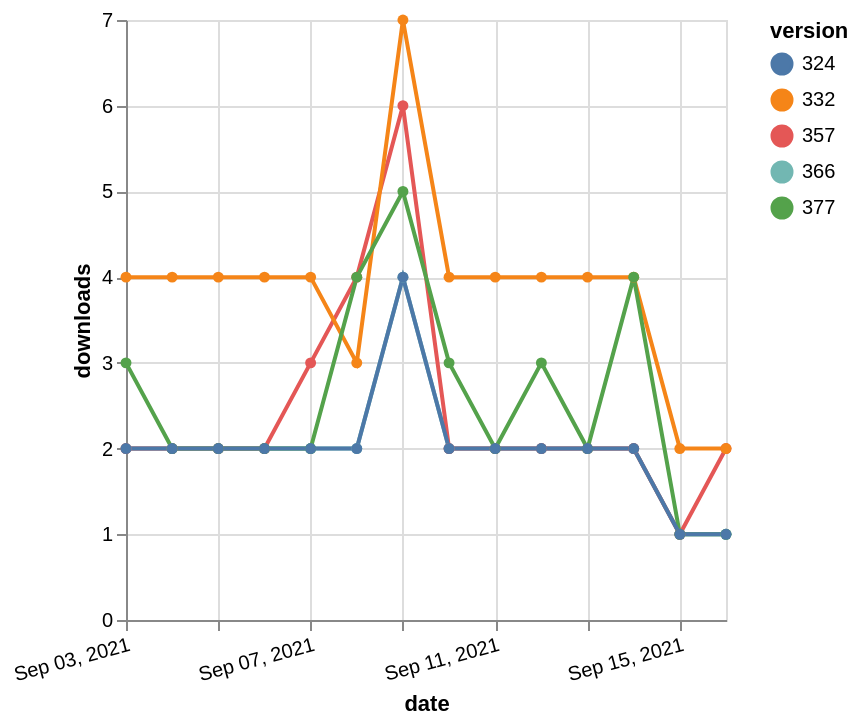

Vega-Lite specification for this chart:
### Vega-Lite specification from a JSON file in a GitHub repository (floating-point values rounded to 4 significant figures)
{"$schema": "https://vega.github.io/schema/vega-lite/v5.json", "description": "A simple bar chart with embedded data.", "data": {"values": [{"date": "2021-09-03", "total": 2315, "delta": 2, "version": "366"}, {"date": "2021-09-04", "total": 2317, "delta": 2, "version": "366"}, {"date": "2021-09-05", "total": 2319, "delta": 2, "version": "366"}, {"date": "2021-09-06", "total": 2321, "delta": 2, "version": "366"}, {"date": "2021-09-07", "total": 2323, "delta": 2, "version": "366"}, {"date": "2021-09-08", "total": 2325, "delta": 2, "version": "366"}, {"date": "2021-09-09", "total": 2329, "delta": 4, "version": "366"}, {"date": "2021-09-10", "total": 2331, "delta": 2, "version": "366"}, {"date": "2021-09-11", "total": 2333, "delta": 2, "version": "366"}, {"date": "2021-09-12", "total": 2335, "delta": 2, "version": "366"}, {"date": "2021-09-13", "total": 2337, "delta": 2, "version": "366"}, {"date": "2021-09-14", "total": 2339, "delta": 2, "version": "366"}, {"date": "2021-09-15", "total": 2340, "delta": 1, "version": "366"}, {"date": "2021-09-16", "total": 2341, "delta": 1, "version": "366"}, {"date": "2021-09-03", "total": 2902, "delta": 2, "version": "357"}, {"date": "2021-09-04", "total": 2904, "delta": 2, "version": "357"}, {"date": "2021-09-05", "total": 2906, "delta": 2, "version": "357"}, {"date": "2021-09-06", "total": 2908, "delta": 2, "version": "357"}, {"date": "2021-09-07", "total": 2911, "delta": 3, "version": "357"}, {"date": "2021-09-08", "total": 2915, "delta": 4, "version": "357"}, {"date": "2021-09-09", "total": 2921, "delta": 6, "version": "357"}, {"date": "2021-09-10", "total": 2923, "delta": 2, "version": "357"}, {"date": "2021-09-11", "total": 2925, "delta": 2, "version": "357"}, {"date": "2021-09-12", "total": 2927, "delta": 2, "version": "357"}, {"date": "2021-09-13", "total": 2929, "delta": 2, "version": "357"}, {"date": "2021-09-14", "total": 2931, "delta": 2, "version": "357"}, {"date": "2021-09-15", "total": 2932, "delta": 1, "version": "357"}, {"date": "2021-09-16", "total": 2934, "delta": 2, "version": "357"}, {"date": "2021-09-03", "total": 4989, "delta": 4, "version": "332"}, {"date": "2021-09-04", "total": 4993, "delta": 4, "version": "332"}, {"date": "2021-09-05", "total": 4997, "delta": 4, "version": "332"}, {"date": "2021-09-06", "total": 5001, "delta": 4, "version": "332"}, {"date": "2021-09-07", "total": 5005, "delta": 4, "version": "332"}, {"date": "2021-09-08", "total": 5008, "delta": 3, "version": "332"}, {"date": "2021-09-09", "total": 5015, "delta": 7, "version": "332"}, {"date": "2021-09-10", "total": 5019, "delta": 4, "version": "332"}, {"date": "2021-09-11", "total": 5023, "delta": 4, "version": "332"}, {"date": "2021-09-12", "total": 5027, "delta": 4, "version": "332"}, {"date": "2021-09-13", "total": 5031, "delta": 4, "version": "332"}, {"date": "2021-09-14", "total": 5035, "delta": 4, "version": "332"}, {"date": "2021-09-15", "total": 5037, "delta": 2, "version": "332"}, {"date": "2021-09-16", "total": 5039, "delta": 2, "version": "332"}, {"date": "2021-09-03", "total": 2107, "delta": 3, "version": "377"}, {"date": "2021-09-04", "total": 2109, "delta": 2, "version": "377"}, {"date": "2021-09-05", "total": 2111, "delta": 2, "version": "377"}, {"date": "2021-09-06", "total": 2113, "delta": 2, "version": "377"}, {"date": "2021-09-07", "total": 2115, "delta": 2, "version": "377"}, {"date": "2021-09-08", "total": 2119, "delta": 4, "version": "377"}, {"date": "2021-09-09", "total": 2124, "delta": 5, "version": "377"}, {"date": "2021-09-10", "total": 2127, "delta": 3, "version": "377"}, {"date": "2021-09-11", "total": 2129, "delta": 2, "version": "377"}, {"date": "2021-09-12", "total": 2132, "delta": 3, "version": "377"}, {"date": "2021-09-13", "total": 2134, "delta": 2, "version": "377"}, {"date": "2021-09-14", "total": 2138, "delta": 4, "version": "377"}, {"date": "2021-09-15", "total": 2139, "delta": 1, "version": "377"}, {"date": "2021-09-16", "total": 2140, "delta": 1, "version": "377"}, {"date": "2021-09-03", "total": 2640, "delta": 2, "version": "324"}, {"date": "2021-09-04", "total": 2642, "delta": 2, "version": "324"}, {"date": "2021-09-05", "total": 2644, "delta": 2, "version": "324"}, {"date": "2021-09-06", "total": 2646, "delta": 2, "version": "324"}, {"date": "2021-09-07", "total": 2648, "delta": 2, "version": "324"}, {"date": "2021-09-08", "total": 2650, "delta": 2, "version": "324"}, {"date": "2021-09-09", "total": 2654, "delta": 4, "version": "324"}, {"date": "2021-09-10", "total": 2656, "delta": 2, "version": "324"}, {"date": "2021-09-11", "total": 2658, "delta": 2, "version": "324"}, {"date": "2021-09-12", "total": 2660, "delta": 2, "version": "324"}, {"date": "2021-09-13", "total": 2662, "delta": 2, "version": "324"}, {"date": "2021-09-14", "total": 2664, "delta": 2, "version": "324"}, {"date": "2021-09-15", "total": 2665, "delta": 1, "version": "324"}, {"date": "2021-09-16", "total": 2666, "delta": 1, "version": "324"}]}, "width": "container", "mark": {"type": "line", "point": {"filled": true}}, "encoding": {"x": {"field": "date", "type": "temporal", "timeUnit": "yearmonthdate", "title": "date", "axis": {"labelAngle": -15}}, "y": {"field": "delta", "type": "quantitative", "title": "downloads"}, "color": {"field": "version", "type": "nominal"}, "tooltip": {"field": "delta"}}}
